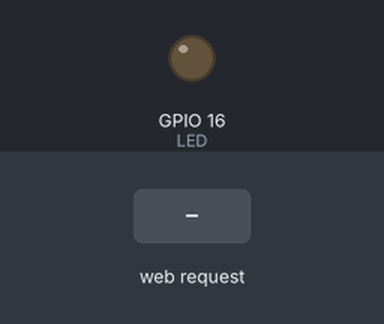
A sketch run on a simulated ESP8266 (NodeMCU). On the bench: output pins drawn as LEDs (lit = HIGH). Inputs (shaded band) come from the test bench. WiFi joins after 1.5 s; servers stay silent unless stated; what the sketch prints to the serial monitor is not drawn.

Above: at 2.7 s.
2.8 s: HTTP request GET /LEDon received
At 4.0 s:
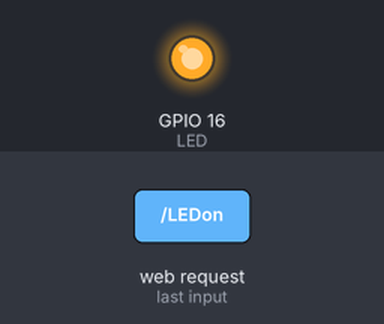
4.3 s: HTTP request GET /LEDoff received
At 5.3 s:
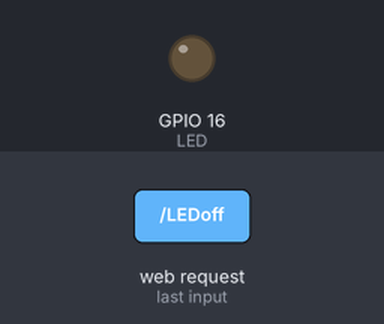
Timing chart, 0 to 7.3 s (numbered marks = the images above; inputs shaded):
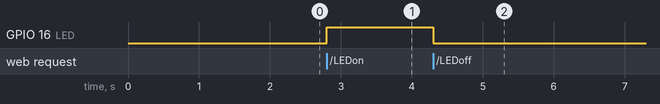

Measured:
- after the input at 2.8 s, GPIO 16 (LED): LOW → HIGH at once
- after the input at 4.3 s, GPIO 16 (LED): HIGH → LOW at once

The sketch:

testeNodeMCU.ino
```cpp
#include <ESP8266WiFi.h>

const byte LED = 16;
boolean statusLED = LOW;

char ssid[] = "Vodafone-FAD548"; //nome da sua rede
char senha[] = "NH5k6ncEhX"; // senha da sua rede

WiFiServer server(80);  //Estancia do server e port

void setup() {

  pinMode(LED,OUTPUT);

  Serial.begin(115200);
  delay(10);

  connectWiFi(ssid,senha);

  server.begin();
  Serial.println("Server starting...");

}

void loop() {
  WiFiClient client = server.available();
  if(!client){
    return;
  }

  while(!client.available()){
    delay(1);
  }

  String req = client.readStringUntil('\r');
  Serial.println(req);
  client.flush();

  if(req.indexOf("LEDon") != -1){
    digitalWrite(LED,HIGH);
    statusLED = HIGH;
  }else if(req.indexOf("LEDoff") !=-1){
    digitalWrite(LED,LOW);
    statusLED = LOW;
  }

  client.println("HTTP/1.1 200 OK");
  client.println("Content-Type: text/html");
  client.println("");
  client.println("<!DOCTYPE HTML>");
  client.println("<html>");
  client.println("<meta http-equiv='refresh' content='2'>");
  client.println("<h1>Controle de dispositivo remotamente com ESP8266</h1>");
  client.println("<h2>Ola ESP8266</h2>");

  if(!statusLED)
  client.println("<p>LED <a href=\"LEDon\"><button>DESLIGAR</button></a></p>");
  else
  client.println("<p>LED <a href=\"LEDoff\"><button>LIGAR</button></a></p>");

  client.println("</html>");

}

void connectWiFi(char SSID[], char SENHA[]){
  Serial.print("Conectando a rede...");
  Serial.println(SSID);

  WiFi.begin(SSID, SENHA);

  while(WiFi.status() != WL_CONNECTED){
    delay(500);
    Serial.print("Waiting...");
  }

  Serial.println(" ");
  Serial.println("WiFi Connected");
  Serial.println("Address IP: ");
  Serial.println(WiFi.localIP());

}
```
